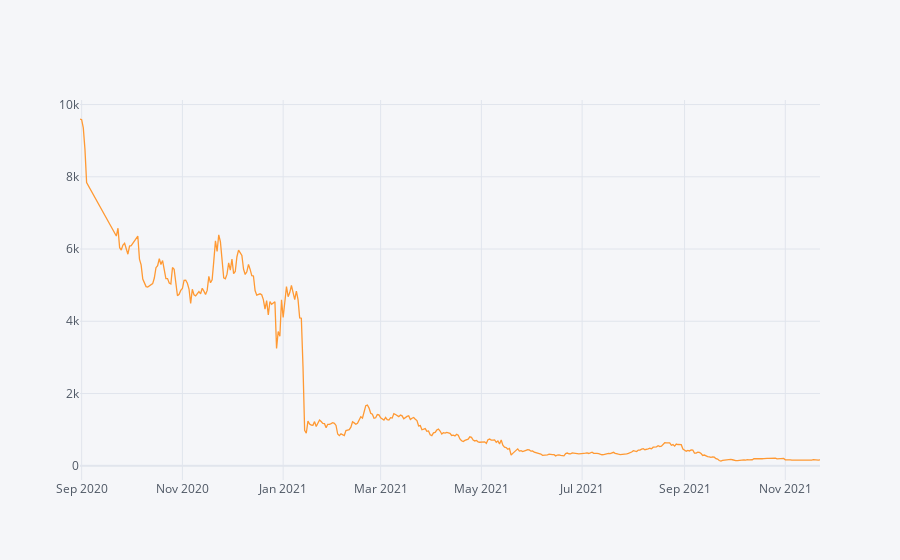

The cell this chart's notebook holds for it:
### Code cell
r_df = results['result_df']

# Calculate the Absolute Return of our trend-following trading strategy
absolute_return_tf = (r_df['account_val'].iloc[-1]-starting_capital)/starting_capital

# Calculate the CAGR or our trend-following trading strategy
CAGR_tf = ((r_df['account_val'].iloc[-1]/starting_capital)**(252/len(df)))-1
#or
CAGR_tf = ((r_df['account_val'].iloc[-1]/starting_capital)**(365/(df.index[-1] - df.index[0]).days))-1


# Calculate the IR (Sharpe without RF-rate) of our trend-following trading strategy
information_ratio_tf = (r_df.account_val.pct_change().mean()/r_df.account_val.pct_change().std())*((252) **0.5)

#Plot the equity curve (hint: use 'account_val')
r_df.account_val.iplot()
#or
#r_df.account_val.plot()

### Figure 1 — Plotly figure (JSON) as saved in the notebook; plotly's stock layout.template omitted (floating-point values rounded to 4 significant figures; data arrays with more than 128 entries replaced by an {"elided": "..."} marker saying what was removed)
{"data": [{"line": {"color": "rgba(255, 153, 51, 1.0)", "dash": "solid", "shape": "linear", "width": 1.3}, "mode": "lines", "name": "account_val", "text": "", "type": "scatter", "x": {"elided": "426 str values"}, "y": {"elided": "426 float values"}}], "layout": {"legend": {"bgcolor": "#F5F6F9", "font": {"color": "#4D5663"}}, "paper_bgcolor": "#F5F6F9", "plot_bgcolor": "#F5F6F9", "title": {"font": {"color": "#4D5663"}}, "xaxis": {"gridcolor": "#E1E5ED", "showgrid": true, "tickfont": {"color": "#4D5663"}, "title": {"font": {"color": "#4D5663"}, "text": ""}, "zerolinecolor": "#E1E5ED"}, "yaxis": {"gridcolor": "#E1E5ED", "showgrid": true, "tickfont": {"color": "#4D5663"}, "title": {"font": {"color": "#4D5663"}, "text": ""}, "zerolinecolor": "#E1E5ED"}}}
